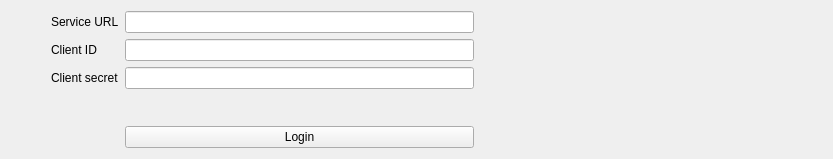
          <widget class="QWidget" name="scrollAreaWidgetContents_3">
           <property name="geometry">
            <rect>
             <x>0</x>
             <y>0</y>
             <width>833</width>
             <height>159</height>
            </rect>
           </property>
           <layout class="QGridLayout" name="gridLayout_8">
            <item row="1" column="3">
             <widget class="QLineEdit" name="clientIdLineEdit"/>
            </item>
            <item row="1" column="2">
             <widget class="QLabel" name="clientIdLabel">
              <property name="text">
               <string>Client ID</string>
              </property>
             </widget>
            </item>
            <item row="2" column="2">
             <widget class="QLabel" name="clientIdSecret">
              <property name="text">
               <string>Client secret</string>
              </property>
             </widget>
            </item>
            <item row="0" column="4">
             <spacer name="horizontalSpacer_4">
              <property name="orientation">
               <enum>Qt::Horizontal</enum>
              </property>
              <property name="sizeHint" stdset="0">
               <size>
                <width>40</width>
                <height>20</height>
               </size>
              </property>
             </spacer>
            </item>
            <item row="0" column="2">
             <widget class="QLabel" name="serviceUrlLabel">
              <property name="text">
               <string>Service URL</string>
              </property>
             </widget>
            </item>
            <item row="0" column="3">
             <widget class="QLineEdit" name="serviceUrlLineEdit"/>
            </item>
            <item row="2" column="3">
             <widget class="QLineEdit" name="clientSecretLineEdit">
              <property name="echoMode">
               <enum>QLineEdit::Password</enum>
              </property>
             </widget>
            </item>
            <item row="0" column="1">
             <spacer name="horizontalSpacer_6">
              <property name="orientation">
               <enum>Qt::Horizontal</enum>
              </property>
              <property name="sizeType">
               <enum>QSizePolicy::Preferred</enum>
              </property>
              <property name="sizeHint" stdset="0">
               <size>
                <width>40</width>
                <height>20</height>
               </size>
              </property>
             </spacer>
            </item>
            <item row="6" column="3">
             <spacer name="verticalSpacer_3">
              <property name="orientation">
               <enum>Qt::Vertical</enum>
              </property>
              <property name="sizeType">
               <enum>QSizePolicy::Expanding</enum>
              </property>
              <property name="sizeHint" stdset="0">
               <size>
                <width>20</width>
                <height>40</height>
               </size>
              </property>
             </spacer>
            </item>
            <item row="7" column="3">
             <widget class="QPushButton" name="loginPushButton">
              <property name="text">
               <string>Login</string>
              </property>
             </widget>
            </item>
           </layout>
          </widget>
